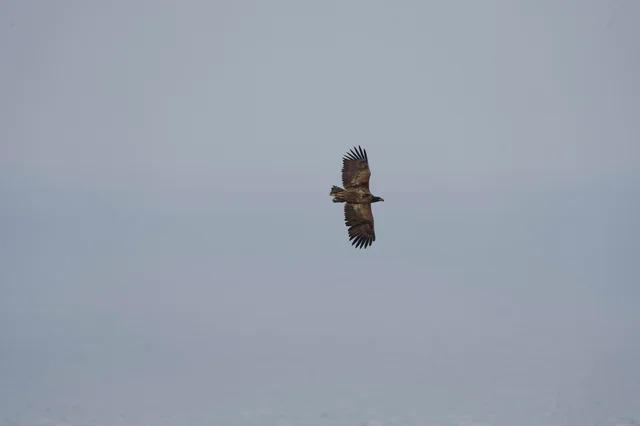
#> input picture 98_YOLOv3_ori/DetectTheseImage/WhatsApp Image 2026-07-29 at 3.49.43 PM (1).jpeg, 640 x 426 px
$ python 03_Compare_Runs.py DetectTheseImage DetectTheseImage
#> lines starting #> are read from the running program, lines starting #| are printed output that depends on the picture
"""
Visually compare two YOLO inference output folders.

Works purely on the annotated JPGs that Ultralytics writes with save=True, so it
needs no re-run, no model, and no ground-truth labels. For every image present in
both folders it builds an A | B | diff triptych and ranks the images by how much
the annotations actually changed, so the biggest behaviour differences float to
the top instead of being buried in a 40-image folder.

Usage
-----
    python 03_Compare_Runs.py RUN_A RUN_B [options]

Example
-------
    python 03_Compare_Runs.py \
        runs/detect/Inference/detection_result-2 \
        runs/detect/Inference/detection_result-3 \
        --label-a "0724" --label-b "0727"
"""

import argparse
import csv
import os
import re

import numpy as np
from PIL import Image, ImageDraw, ImageFilter, ImageFont

# -------------------------------------------------
# Tunables
# -------------------------------------------------
PIXEL_DELTA = 30    # per-channel difference above which a pixel counts as "changed"
HIGHLIGHT = (255, 0, 60)   # colour used to paint changed pixels in the diff panel
BANNER_H = 34       # height of the caption strip above each triptych
GAP = 8             # gap in pixels between panels


def load_font(size=22):
    """Best-effort truetype lookup; PIL's default bitmap font is unreadably small."""
#> called with size = 22
    for path in (
        "/System/Library/Fonts/Supplemental/Arial Bold.ttf",
        "/System/Library/Fonts/Helvetica.ttc",
        "/Library/Fonts/Arial.ttf",
    ):
        if os.path.exists(path):
            try:
                return ImageFont.truetype(path, size)
            except OSError:
                pass
    return ImageFont.load_default()


def diff_mask(arr_a, arr_b):
    """Boolean mask of visibly-changed pixels, plus the raw per-pixel magnitude."""
    delta = np.abs(arr_a.astype(np.int16) - arr_b.astype(np.int16)).max(axis=2)
    return delta > PIXEL_DELTA, delta


def diff_panel(img_b, mask):
    """Desaturated copy of B with the changed pixels painted in HIGHLIGHT.

    The mask is dilated first: box outlines are 1-3px wide, and without dilation
    the changed pixels are too thin to see in a downscaled contact sheet.
    """
    base = img_b.convert("L").convert("RGB")
    base = Image.blend(base, Image.new("RGB", base.size, "white"), 0.45)

    mask_img = Image.fromarray((mask * 255).astype(np.uint8), mode="L")
    mask_img = mask_img.filter(ImageFilter.MaxFilter(3))

    overlay = Image.new("RGB", base.size, HIGHLIGHT)
    return Image.composite(overlay, base, mask_img)


def build_triptych(img_a, img_b, panel_c, name, pct, label_a, label_b, font):
    """Stitch the three panels side by side under a single caption strip."""
    w, h = img_a.size
    total_w = w * 3 + GAP * 2
    canvas = Image.new("RGB", (total_w, h + BANNER_H), "white")
    canvas.paste(img_a, (0, BANNER_H))
    canvas.paste(img_b, (w + GAP, BANNER_H))
    canvas.paste(panel_c, (w * 2 + GAP * 2, BANNER_H))

    draw = ImageDraw.Draw(canvas)
    draw.text((6, 8), f"A: {label_a}", fill="black", font=font)
    draw.text((w + GAP + 6, 8), f"B: {label_b}", fill="black", font=font)
    draw.text(
        (w * 2 + GAP * 2 + 6, 8),
        f"diff {pct:.2f}% - {name[:40]}",
        fill=HIGHLIGHT,
        font=font,
    )
    return canvas


def compare(dir_a, dir_b, out_dir, label_a, label_b, top, scale):
    names_a = {f for f in os.listdir(dir_a) if f.lower().endswith((".jpg", ".jpeg", ".png"))}
    names_b = {f for f in os.listdir(dir_b) if f.lower().endswith((".jpg", ".jpeg", ".png"))}

    only_a, only_b = sorted(names_a - names_b), sorted(names_b - names_a)
    shared = sorted(names_a & names_b)

    if not shared:
        raise SystemExit("No filenames in common between the two folders.")

    os.makedirs(out_dir, exist_ok=True)
    font = load_font()
    rows = []

    for name in shared:
        img_a = Image.open(os.path.join(dir_a, name)).convert("RGB")
#> img_a is the input picture: PIL image 640x426 RGB; mean R, G, B 152.9, 162, 174.3
        img_b = Image.open(os.path.join(dir_b, name)).convert("RGB")

        if img_a.size != img_b.size:
            print(f"  ! size mismatch, skipping: {name} {img_a.size} vs {img_b.size}")
            continue

        mask, delta = diff_mask(np.asarray(img_a), np.asarray(img_b))
#> in diff_mask, `delta = np.abs(arr_a.astype(np.int16) - arr_b.astype(np.int16)).max(ax..`: delta: shape (426, 640) int16; every value is 0
#> mask: shape (426, 640) bool; every value is 0
        rows.append(
            {
                "image": name,
                "pct_changed": round(float(mask.mean() * 100), 4),
                "mean_abs_delta": round(float(delta.mean()), 4),
                "identical": bool(not mask.any()),
                "_a": img_a,
                "_b": img_b,
                "_mask": mask,
            }
        )

    rows.sort(key=lambda r: -r["pct_changed"])

    # -------------------------------------------------
    # Write triptychs for the N most-changed images
    # -------------------------------------------------
    for rank, row in enumerate(rows[:top], start=1):
        img_a, img_b, mask = row["_a"], row["_b"], row["_mask"]
        panel_c = diff_panel(img_b, mask)

        if scale != 1.0:
            size = (int(img_a.width * scale), int(img_a.height * scale))
            img_a = img_a.resize(size, Image.LANCZOS)
            img_b = img_b.resize(size, Image.LANCZOS)
            panel_c = panel_c.resize(size, Image.LANCZOS)

        sheet = build_triptych(
            img_a, img_b, panel_c, row["image"], row["pct_changed"], label_a, label_b, font
        )
        stem = os.path.splitext(row["image"])[0][:50]
        sheet.save(os.path.join(out_dir, f"{rank:02d}_{stem}.jpg"), quality=92)
#> this loop made 2 passes
#> (rank, w in build_triptych, h in build_triptych, total_w in build_triptych) on passes 1 to 2: (1, 640, 426, 1936), (2, 612, 408, 1852)
#> pass 1, in diff_panel, `base = Image.blend(base, Image.new("RGB", base.size, "white"), 0.45)`:
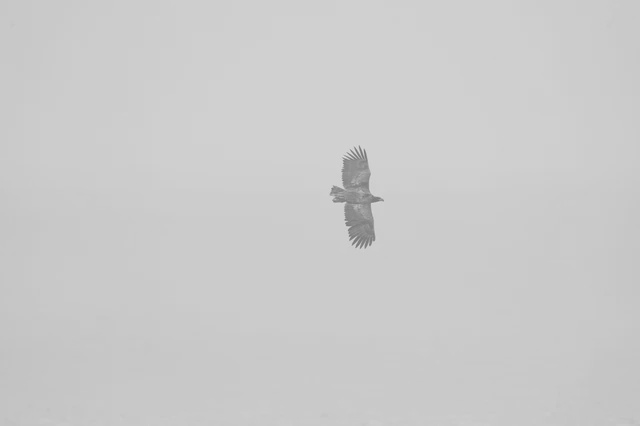
#> base: PIL image 640x426 RGB; min 115, max 224, mean 202.5
#> pass 1, in diff_panel, `overlay = Image.new("RGB", base.size, HIGHLIGHT)`:
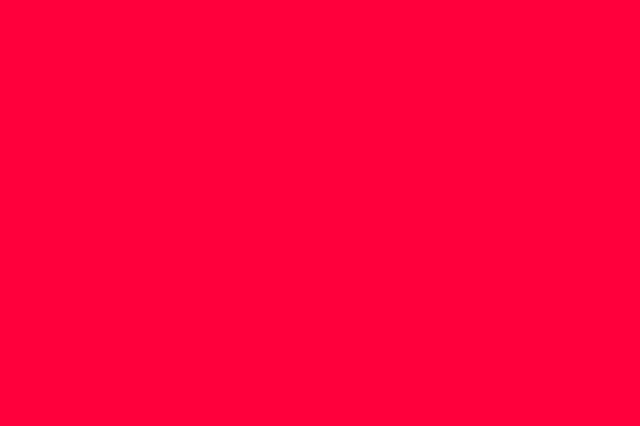
#> overlay: PIL image 640x426 RGB; mean R, G, B 255, 0, 60
#> after the loop:
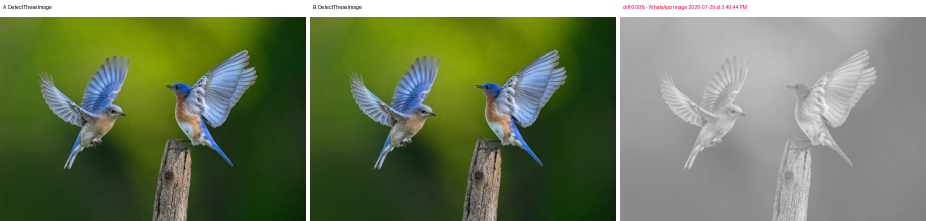
#> sheet: PIL image 1852x442 RGB (shown at 1/2 size); mean R, G, B 112.5, 125.7, 93.8

    # -------------------------------------------------
    # Report
    # -------------------------------------------------
    print(f"\nA = {dir_a}  ({label_a})")
    print(f"B = {dir_b}  ({label_b})")
    print(f"\n{len(shared)} images in common, {len(rows)} compared")
#| 2 images in common, 2 compared
    if only_a:
        print(f"  only in A ({len(only_a)}): {', '.join(only_a[:5])}{' ...' if len(only_a) > 5 else ''}")
    if only_b:
        print(f"  only in B ({len(only_b)}): {', '.join(only_b[:5])}{' ...' if len(only_b) > 5 else ''}")

    identical = sum(r["identical"] for r in rows)
#> identical = 2
    print(f"  byte-visually identical: {identical}/{len(rows)}")
#|   byte-visually identical: 2/2
    print(f"  changed: {len(rows) - identical}/{len(rows)}\n")
#|   changed: 0/2

    print(f"{'#':>3}  {'% pixels changed':>16}  {'mean |delta|':>12}  image")
    print("-" * 88)
    for rank, row in enumerate(rows, start=1):
        marker = " *" if rank <= top else "  "
        print(
            f"{rank:>3}{marker}{row['pct_changed']:>15.2f}%  "
            f"{row['mean_abs_delta']:>12.2f}  {row['image'][:44]}"
        )
#> this loop made 2 passes
#> (rank, marker) on passes 1 to 2: (1, ' *'), (2, ' *')
#|   1 *           0.00%          0.00  WhatsApp Image 2026-07-29 at 3.49.43 PM (1).
#|   2 *           0.00%          0.00  WhatsApp Image 2026-07-29 at 3.49.44 PM (1).
    print(f"\n* = triptych written to {out_dir}")
#| * = triptych written to compare_DetectTheseImage_vs_DetectTheseImage

    csv_path = os.path.join(out_dir, "compare_summary.csv")
    with open(csv_path, "w", newline="") as fh:
        writer = csv.DictWriter(fh, fieldnames=["image", "pct_changed", "mean_abs_delta", "identical"])
        writer.writeheader()
        for row in rows:
            writer.writerow({k: row[k] for k in writer.fieldnames})
#> this loop made 2 passes
    print(f"  summary CSV: {csv_path}\n")
#|   summary CSV: compare_DetectTheseImage_vs_DetectTheseImage/compare_summary.csv


def main():
    parser = argparse.ArgumentParser(
        description="Visually compare two YOLO inference output folders.",
        formatter_class=argparse.ArgumentDefaultsHelpFormatter,
    )
    parser.add_argument("run_a", help="first inference output folder")
    parser.add_argument("run_b", help="second inference output folder")
    parser.add_argument("-o", "--out", default=None, help="output folder (default: <run_b>_vs_<run_a>_compare)")
    parser.add_argument("--label-a", default=None, help="caption for panel A")
    parser.add_argument("--label-b", default=None, help="caption for panel B")
    parser.add_argument("--top", type=int, default=12, help="how many triptychs to write")
    parser.add_argument("--scale", type=float, default=1.0, help="resize factor for the panels")
    args = parser.parse_args()

    label_a = args.label_a or os.path.basename(os.path.normpath(args.run_a))
    label_b = args.label_b or os.path.basename(os.path.normpath(args.run_b))

    # Labels are free text and end up in a path, so strip anything shell-hostile.
    slug = lambda s: re.sub(r"[^A-Za-z0-9._-]+", "-", s).strip("-") or "run"
    out_dir = args.out or os.path.join(
        os.path.dirname(os.path.normpath(args.run_b)),
        f"compare_{slug(label_a)}_vs_{slug(label_b)}",
    )

    compare(args.run_a, args.run_b, out_dir, label_a, label_b, args.top, args.scale)


if __name__ == "__main__":
    main()
